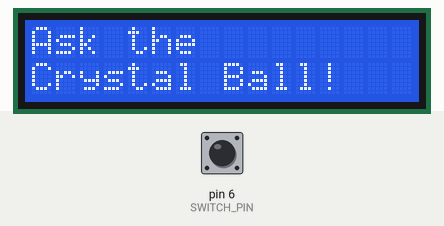
Simulated run of this sketch. Board: Arduino Uno, built with avr-gcc and run on an emulated ATmega328P. Shown: 16×2 character LCD. The inputs (shaded band) are chosen by the test bench; at power-on: pin 6 (SWITCH_PIN) LOW. Random numbers use the default seed unless the sketch sets one.

Above: at 1.2 s.
1.3 s: pin 6 (SWITCH_PIN) pulled HIGH for 0.15 s
At 3.3 s:
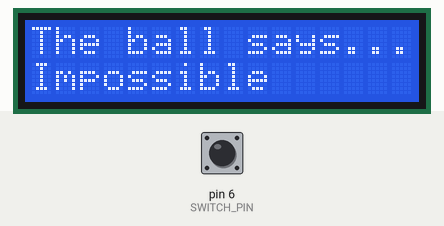
3.9 s: pin 6 (SWITCH_PIN) pulled HIGH for 1 s
At 6.5 s:
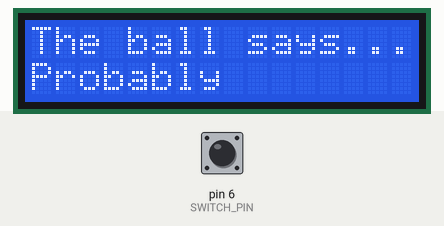
7.4 s: pin 6 (SWITCH_PIN) pulled HIGH for 3.2 s
At 11.2 s:
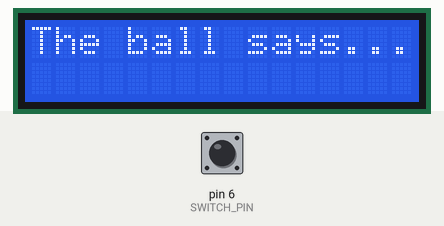
13.1 s: pin 6 (SWITCH_PIN) pulled HIGH for 0.15 s
At 14.6 s:
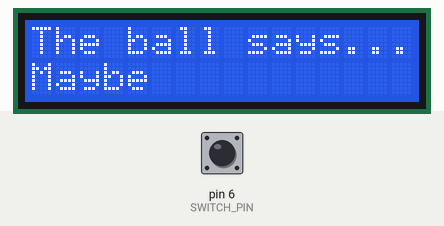
15.7 s: pin 6 (SWITCH_PIN) pulsed HIGH 5 times (0.12 s each, 0.3 s apart)
At 18.8 s:
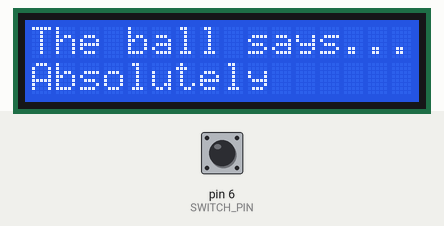
19.5 s: pin 6 (SWITCH_PIN) pulsed HIGH 5 times (0.12 s each, 0.3 s apart)
At 22.9 s:
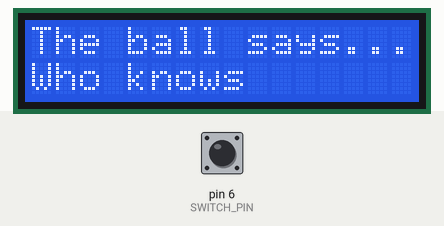
Timing chart, 0 to 24.3 s (numbered marks = the images above; inputs shaded):
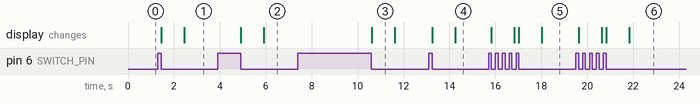

The sketch:

crystal_ball.ino
```cpp
/**
 * @file     crystal_ball.ino
 * @author   Phi Luu
 * @date     August 26, 2016
 *
 * @brief    Arduino Projects Book - Project 11: Crystal Ball
 *
 * @section  DESCRIPTION
 *
 * Uses the LCD to help "predict" the future when tilting the tilt switch.
 */

#include <LiquidCrystal.h>

// Required hardware I/O connections
const byte LCD_D7 = 2;     // connect D7 of the LCD to 2
const byte LCD_D6 = 3;     // connect D6 of the LCD to ~3
const byte LCD_D5 = 4;     // connect D5 of the LCD to 4
const byte LCD_D4 = 5;     // connect D4 of the LCD to ~5
const byte LCD_E = 11;     // connect E of the LCD to ~11
const byte LCD_RS = 12;    // connect RS of the LCD to 12
const byte SWITCH_PIN = 6; // connect the tilt switch to ~6

// LiquidCrystal(rs, enable, d4, d5, d6, d7)
LiquidCrystal Lcd(LCD_RS, LCD_E, LCD_D4, LCD_D5, LCD_D6, LCD_D7);

// Global constants
const byte LCD_WIDTH = 16;
const byte LCD_HEIGHT = 2;

// Global variables
byte switch_val = 0;
byte prev_switch_val = 0;
byte reply = 0; // varies from 0 to 7

void setup() {
    Lcd.begin(LCD_WIDTH, LCD_HEIGHT);
    pinMode(SWITCH_PIN, INPUT);

    // intro message
    Lcd.setCursor(0, 0);
    Lcd.print("Ask the");
    Lcd.setCursor(0, 1);
    Lcd.print("Crystal Ball!");
}

void loop() {
    switch_val = digitalRead(SWITCH_PIN);

    if ((switch_val != prev_switch_val) && (switch_val == LOW)) {
        reply = random(8); // randomly choose 1 out of 8 anwers
        Lcd.clear();
        Lcd.setCursor(0, 0);
        Lcd.print("The ball says...");
        delay(1000);
        Lcd.setCursor(0, 1);

        switch (reply) {
        case 0:
            Lcd.print("Absolutely");
            break;
        case 1:
            Lcd.print("Probably");
            break;
        case 2:
            Lcd.print("Maybe");
            break;
        case 3:
            Lcd.print("Yep");
            break;
        case 4:
            Lcd.print("Unsure");
            break;
        case 5:
            Lcd.print("Foolish Question");
            break;
        case 6:
            Lcd.print("Who knows");
            break;
        case 7:
            Lcd.print("Impossible");
            break;
        }
    }
    prev_switch_val = switch_val;
}
```

Measured:
- after the input at 1.3 s, the display: first changes after 0.15 s (image 1 shows a later state)
- after the input at 3.9 s, the display: first changes after 1.0 s (image 2 shows a later state)
- after the input at 7.4 s, the display: changes after 3.2 s (image 3)
- after the input at 13.1 s, the display: first changes after 0.15 s (image 4 shows a later state)
- after the input at 15.7 s, the display: first changes after 0.12 s (image 5 shows a later state)
- after the input at 19.5 s, the display: first changes after 0.12 s (image 6 shows a later state)
- what the display in image 3 shows lasts 1.0 s, from 10.6 s to 11.6 s
